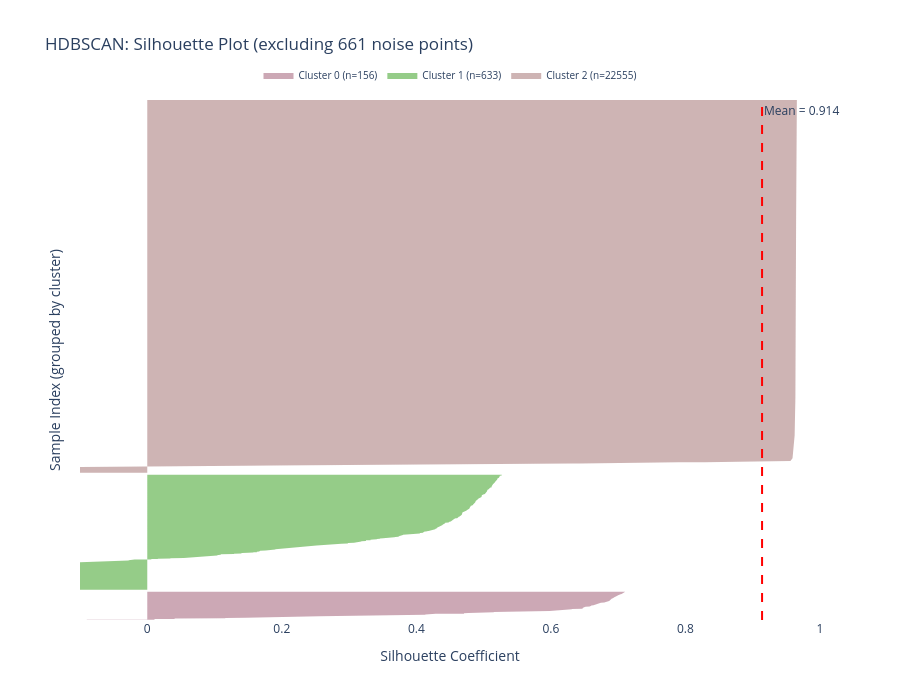

Notebook code cell kept with this figure:
### Markdown cell above
This metric will say how close the samples are to their own cluster comparing to the closest cluster.

### Code cell
silhouette_vals = silhouette_samples(X_clustered, labels_clustered)
mean_sil = silhouette_score(X_clustered, labels_clustered, metric='euclidean')
n_noise = (hdb_labels == -1).sum()
pct_noise = n_noise / len(hdb_labels) * 100

print(f"Note: HDBSCAN detected {n_noise} noise points ({pct_noise:.1f}%)")

# 3. Preparar trazas por cluster
unique_labels = np.unique(labels_clustered)
y_lower = 0
traces = []
MAX_POINTS_PER_CLUSTER = 2000  # límite visual para rendimiento

for label in unique_labels:
    cluster_mask = (labels_clustered == label)
    cluster_sil_vals = silhouette_vals[cluster_mask]
    n_points = len(cluster_sil_vals)
    
    # Ordenar valores
    sorted_vals = np.sort(cluster_sil_vals)
    
    # Submuestrear solo para visualización si es muy grande
    if n_points > MAX_POINTS_PER_CLUSTER:
        step = max(1, n_points // MAX_POINTS_PER_CLUSTER)
        plot_vals = sorted_vals[::step]
    else:
        plot_vals = sorted_vals
    
    y_upper = y_lower + len(plot_vals)
    y_range = np.arange(y_lower, y_upper)
    
    traces.append(go.Scatter(
        x=plot_vals,
        y=y_range,
        mode='lines',
        fill='tozerox',
        fillcolor=f'rgba({np.random.randint(50,200)}, {np.random.randint(50,200)}, {np.random.randint(50,200)}, 0.6)',
        line=dict(width=0),
        name=f"Cluster {label} (n={n_points})",
        hovertemplate=(
            f"<b>Cluster {label}</b><br>" +
            "Silhouette: %{x:.3f}<br>" +
            f"Total points: {n_points}<extra></extra>"
        )
    ))
    
    y_lower = y_upper + 10  # espacio entre clusters

# 4. Crear figura
fig = go.Figure()

# Añadir clusters
for trace in traces:
    fig.add_trace(trace)

# Línea de silueta promedio
fig.add_vline(
    x=mean_sil,
    line=dict(color="red", dash="dash", width=2),
    annotation_text=f"Mean = {mean_sil:.3f}",
    annotation_position="top right"
)

# Diseño
fig.update_layout(
    title=f"HDBSCAN: Silhouette Plot (excluding {n_noise} noise points)",
    xaxis_title="Silhouette Coefficient",
    yaxis_title="Sample Index (grouped by cluster)",
    height=700,
    width=900,
    hovermode="closest",
    legend=dict(
        orientation="h",
        yanchor="bottom",
        y=1.02,
        xanchor="center",
        x=0.5,
        font=dict(size=10)
    ),
    plot_bgcolor="white"
)

fig.update_xaxes(range=[-0.1, 1.0])
fig.update_yaxes(showticklabels=False)  # los índices no son significativos

fig.show()

### Figure 1 — Plotly figure (JSON) as saved in the notebook; plotly's stock layout.template omitted (floating-point values rounded to 4 significant figures; data arrays with more than 128 entries replaced by an {"elided": "..."} marker saying what was removed)
{"data": [{"fill": "tozerox", "fillcolor": "rgba(171, 111, 132, 0.6)", "hovertemplate": "<b>Cluster 0</b><br>Silhouette: %{x:.3f}<br>Total points: 156<extra></extra>", "line": {"width": 0}, "mode": "lines", "name": "Cluster 0 (n=156)", "type": "scatter", "x": {"elided": "156 float values"}, "y": {"elided": "156 int values"}}, {"fill": "tozerox", "fillcolor": "rgba(79, 171, 57, 0.6)", "hovertemplate": "<b>Cluster 1</b><br>Silhouette: %{x:.3f}<br>Total points: 633<extra></extra>", "line": {"width": 0}, "mode": "lines", "name": "Cluster 1 (n=633)", "type": "scatter", "x": {"elided": "633 float values"}, "y": {"elided": "633 int values"}}, {"fill": "tozerox", "fillcolor": "rgba(174, 130, 130, 0.6)", "hovertemplate": "<b>Cluster 2</b><br>Silhouette: %{x:.3f}<br>Total points: 22555<extra></extra>", "line": {"width": 0}, "mode": "lines", "name": "Cluster 2 (n=22555)", "type": "scatter", "x": {"elided": "2051 float values"}, "y": {"elided": "2051 int values"}}], "layout": {"annotations": [{"showarrow": false, "text": "Mean = 0.914", "x": 0.9139, "xanchor": "left", "xref": "x", "y": 1, "yanchor": "top", "yref": "y domain"}], "height": 700, "hovermode": "closest", "legend": {"font": {"size": 10}, "orientation": "h", "x": 0.5, "xanchor": "center", "y": 1.02, "yanchor": "bottom"}, "plot_bgcolor": "white", "shapes": [{"line": {"color": "red", "dash": "dash", "width": 2}, "type": "line", "x0": 0.9139, "x1": 0.9139, "xref": "x", "y0": 0, "y1": 1, "yref": "y domain"}], "title": {"text": "HDBSCAN: Silhouette Plot (excluding 661 noise points)"}, "width": 900, "xaxis": {"range": [-0.1, 1], "title": {"text": "Silhouette Coefficient"}}, "yaxis": {"showticklabels": false, "title": {"text": "Sample Index (grouped by cluster)"}}}}
